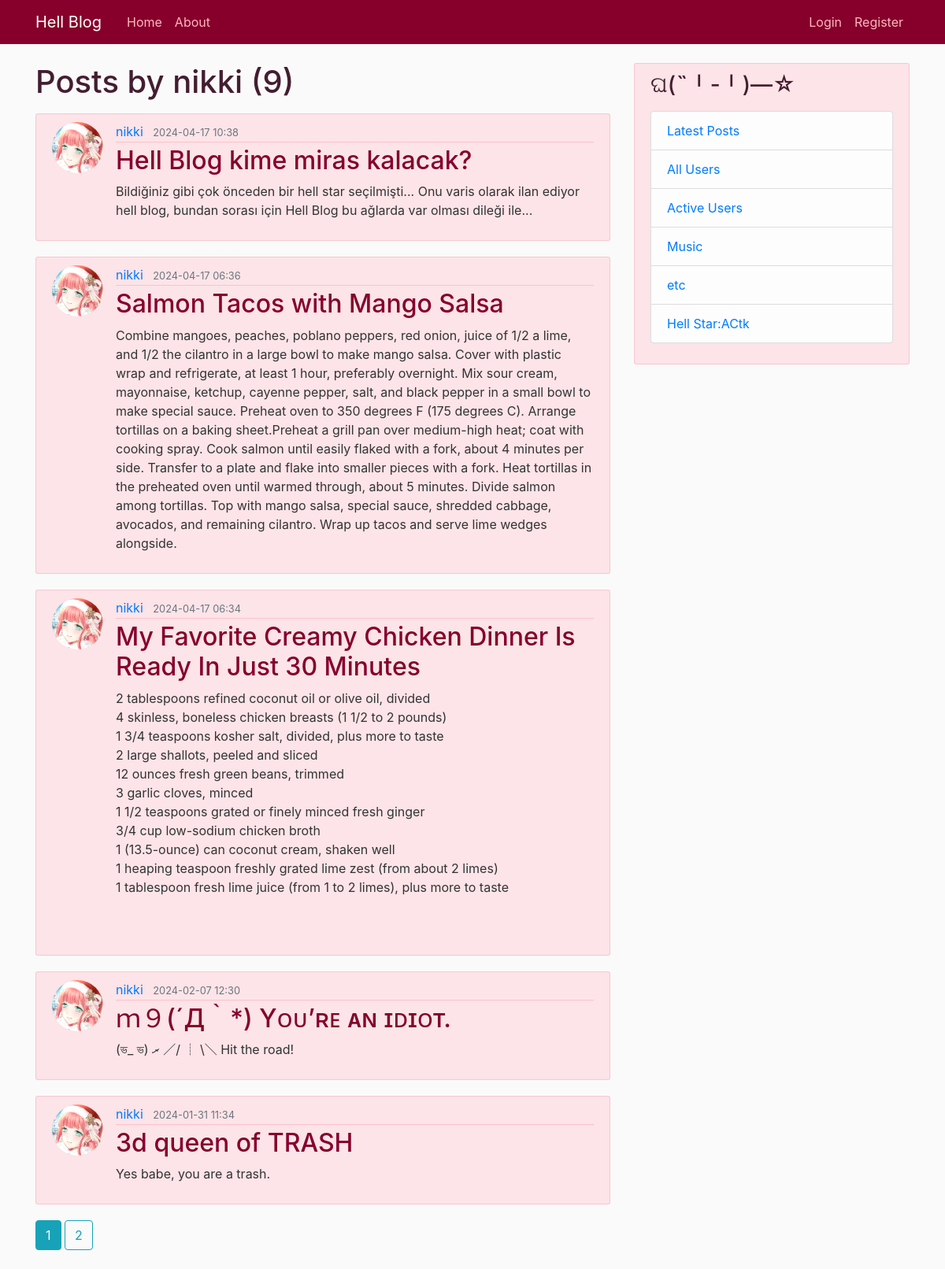
Screenshot of /user/nikki with the database file from the repository.
### flaskblog/models.py (models this page shows, shortened)
class User(db.Model, UserMixin):
    id = db.Column(db.Integer, primary_key=True)
    username = db.Column(db.String(20), unique=True, nullable=False)
    firstname = db.Column(db.String(20), nullable=False)
    middlename = db.Column(db.String(20))
    lastname = db.Column(db.String(20), nullable=False)
    birthdate = db.Column(db.DateTime, nullable=False)
    email = db.Column(db.String(120), unique=True, nullable=False)
    image_file = db.Column(db.String(20), nullable=False, default='default.jpg')
    password = db.Column(db.String(60), nullable=False)
    salt = db.Column(db.String(60), nullable=False)
    active = db.Column(db.Boolean, nullable=False, default=False)
    posts = db.relationship('Post', backref='author', lazy=True)
    online = db.relationship('ActiveUsers', backref='online', lazy=True)
    dislikes = db.relationship('Dislikes', backref='user', passive_deletes=True)

class Post(db.Model):
    id = db.Column(db.Integer, primary_key=True)
    title = db.Column(db.String(100), nullable=False)
    content = db.Column(db.Text, nullable=False)
    date_posted = db.Column(db.DateTime, nullable=False, default=datetime.utcnow)
    user_id = db.Column(db.Integer, db.ForeignKey('user.id'), nullable=False)
    dislikes = db.relationship('Dislikes', backref='post', passive_deletes=True)

### flaskblog/users/routes.py (the view)
@users.route("/user/<string:username>")
def user_posts(username):  # displaying a user's all posts
    page = request.args.get("page", 1, type=int)
    user = User.query.filter_by(username=username).first_or_404()
    posts = Post.query.filter_by(author=user).order_by(Post.date_posted.desc()).paginate(page=page, per_page=5)
    return render_template('user_posts.html', posts=posts, user=user)

### flaskblog/templates/user_posts.html
{% extends "layout.html" %}
{% block content %}
    <h1 class="mb-3">Posts by {{ user.username }} ({{ posts.total }})    </h1>
    {% for post in posts.items %}
        <article class="media content-section">
            <img class="rounded-circle article-img" src="{{ url_for('static', filename='profile_pics/' + post.author.image_file) }}">
            <div class="media-body">
                <div class="article-metadata">
                    <a class="mr-2" href="{{ url_for('users.user_posts', username=post.author.username) }}">{{ post.author.username }}</a>
                    <small class="text-muted">{{ post.date_posted.strftime('%Y-%m-%d %H:%M') }}</small>
                </div>
                <h2><a class="article-title" href="{{ url_for('posts.post', post_id=post.id) }}">{{ post.title }}</a></h2>
                <p class="article-content">{{ post.content }}</p>
            </div>
        </article>
    {% endfor %}
    {% for page_num in posts.iter_pages(left_edge=1, right_edge=1, left_current=1, right_current=2) %}
        {% if page_num %}
            {% if posts.page == page_num %}
                <a class="btn btn-info mb-4" href="{{ url_for('users.user_posts', username=user.username, page=page_num) }}">
                    {{ page_num }}
                </a>
            {% else %}
                <a class="btn btn-outline-info mb-4" href="{{ url_for('users.user_posts', username=user.username, page=page_num) }}">
                    {{ page_num }}
                </a>
            {% endif %}
        {% else %}
            ...
        {% endif %}
    {% endfor %}
{% endblock content %}

### flaskblog/static/main.css (style rules this page uses)
body { background: #fafafa; color: #333333; margin-top: 5rem; }
h1, h2, h3, h4, h5, h6 { color: #441d30; }
.content-section { background: rgba(255, 192, 203, 0.39); padding: 10px 20px; border: 1px solid rgba(211, 14, 57, 0.13); border-radius: 3px; margin-bottom: 20px; }
.article-title { color: #86002b; }
.article-content { white-space: pre-line; }
.article-img { height: 65px; width: 65px; margin-right: 16px; }
.article-metadata { padding-bottom: 1px; margin-bottom: 4px; border-bottom: 1px solid #ffc0cb; }

### rows the page displays
User: username "nikki"
Post: image_file (picture), author.username "nikki", date_posted "2024-04-17 10:38", title "Hell Blog kime miras kalacak?", content "Bildiğiniz gibi çok önceden bir hell star seçilmişti... Onu varis olarak ilan ediyor hell blog, bundan sorası için Hell Blog bu ağlarda var olması dileği ile..."
Post: image_file (picture), author.username "nikki", date_posted "2024-04-17 06:36", title "Salmon Tacos with Mango Salsa", content "Combine mangoes, peaches, poblano peppers, red onion, juice of 1/2 a lime, and 1/2 the cilantro in a large bowl to make mango salsa. Cover with plastic wrap and refrigerate, at least 1 hour, preferably overnight. Mix sour cream, mayonnaise, ketchup, cayenne pepper, salt, and black pepper in a small bowl to make special sauce. Preheat oven to 350 degrees F (175 degrees C). Arrange tortillas on a baking sheet.Preheat a grill pan over medium-high heat; coat with cooking spray. Cook salmon until easily flaked with a fork, about 4 minutes per side. Transfer to a plate and flake into smaller pieces with a fork. Heat tortillas in the preheated oven until warmed through, about 5 minutes. Divide…"
Post: image_file (picture), author.username "nikki", date_posted "2024-04-17 06:34", title "My Favorite Creamy Chicken Dinner Is Ready In Just 30 Minutes", content "2 tablespoons refined coconut oil or olive oil, divided 4 skinless, boneless chicken breasts (1 1/2 to 2 pounds) 1 3/4 teaspoons kosher salt, divided, plus more to taste 2 large shallots, peeled and sliced 12 ounces fresh green beans, trimmed 3 garlic cloves, minced 1 1/2 teaspoons grated or finely minced fresh ginger 3/4 cup low-sodium chicken broth 1 (13.5-ounce) can coconut cream, shaken well 1 heaping teaspoon freshly grated lime zest (from about 2 limes) 1 tablespoon fresh lime juice (from 1 to 2 limes), plus more to taste"
Post: image_file (picture), author.username "nikki", date_posted "2024-02-07 12:30", title "ｍ９(´Д｀*) Yᴏᴜ’ʀᴇ ᴀɴ ɪᴅɪᴏᴛ.", content "(ভ_ ভ) ރ ／/ ┊ \\＼ Hit the road!"
Post: image_file (picture), author.username "nikki", date_posted "2024-01-31 11:34", title "3d queen of TRASH", content "Yes babe, you are a trash."

### other values shown
{{ posts.total }} "9"
{{ page_num }} "1"
{{ page_num }} "2"
